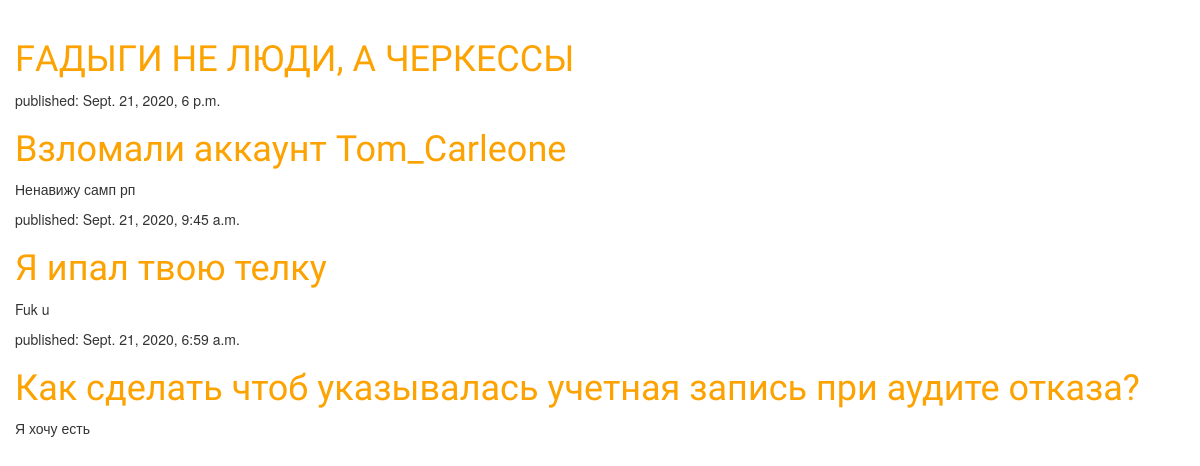
The page /kuki on the database its author committed.
### blog/models.py (models this page shows, shortened)
class Post(models.Model):
    author = models.ForeignKey(settings.AUTH_USER_MODEL, on_delete=models.CASCADE)
    title = models.CharField(max_length=200)
    text = models.TextField()
    created_date = models.DateTimeField(default=timezone.now)
    published_date = models.DateTimeField(blank=True, null=True)

### blog/views.py (the view)
# urls.py: path('kuki', views.post_list, name='post_list'),
def post_list(request):
    posts = Post.objects.filter(published_date__lte=timezone.now()).order_by('-published_date')
    return render(request, 'blog/post_list.html', {'posts': posts})

### blog/templates/blog/post_list.html (shortened to what this page needs)
﻿<!DOCTYPE html>
{% load static %}
<link rel="stylesheet" href="//maxcdn.bootstrapcdn.com/bootstrap/3.2.0/css/bootstrap.min.css">
<link rel="stylesheet" href="//maxcdn.bootstrapcdn.com/bootstrap/3.2.0/css/bootstrap-theme.min.css">
<html>
    <head>
        <link rel="stylesheet" href="{% static 'css/blog.css' %}">
    </head>
    <body>
        <div>
            <h1><a href="/">FАДЫГИ НЕ ЛЮДИ, А ЧЕРКЕССЫ</a></h1>
        </div>
        <div
        {% for post in posts %}
             <div>
                <p>published: {{ post.published_date }}</p>
                <h1><a href="">{{ post.title }}</a></h1>
                <p>{{ post.text|linebreaksbr }}</p>
            </div>
        {% endfor %}
    </body>
</html>

### blog/static/css/blog.css (style rules this page uses)
h1 a { color: #FCA201; font-family: 'Lobster'; }
body { padding-left: 15px; }

### rows shown on the page
Post: published_date "Sept. 21, 2020, 6 p.m.", title "Взломали аккаунт Tom_Carleone", text "Ненавижу самп рп"
Post: published_date "Sept. 21, 2020, 9:45 a.m.", title "Я ипал твою телку", text "Fuk u"
Post: published_date "Sept. 21, 2020, 6:59 a.m.", title "Как сделать чтоб указывалась учетная запись при аудите отказа?", text "Я хочу есть"
